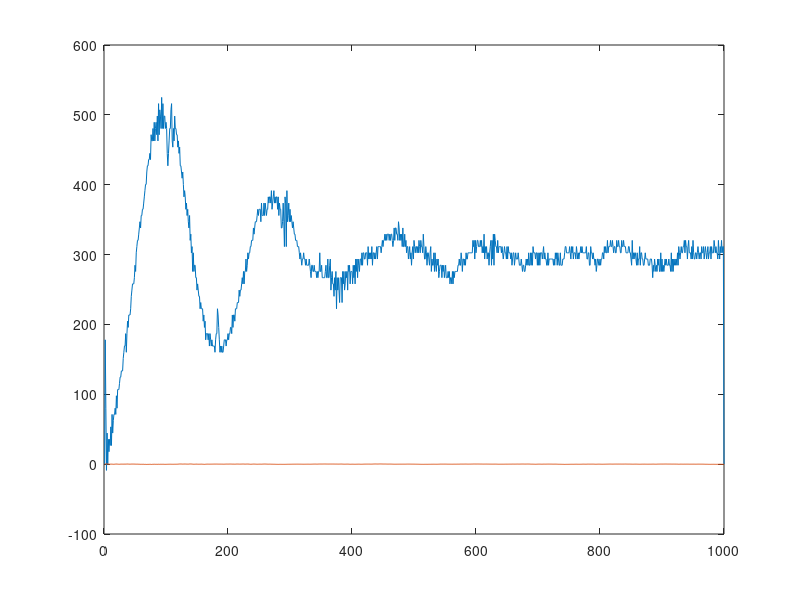

Reproduce this figure in MATLAB.
load folder_0/imu_log1.txt;  
load folder_0/imu_log2.txt;  

x = linspace(1,1000, 1000)';

plot(x, imu_log1, x, imu_log2);
% plot(x, imu_log]1);


